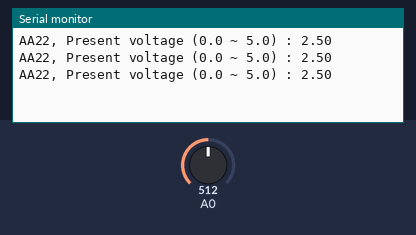
The sketch below on a simulated Arduino Uno, built with avr-gcc and run on an emulated ATmega328P. Parts: the last lines printed to the serial monitor. The test bench sets the inputs (shaded band); at power-on: A0 = 512.

Above: at 1.3 s.
1.4 s: A0 set to 716
At 1.9 s:
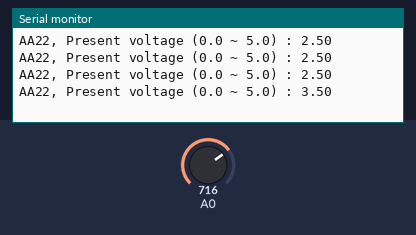
2.9 s: A0 set to 900
At 3.4 s:
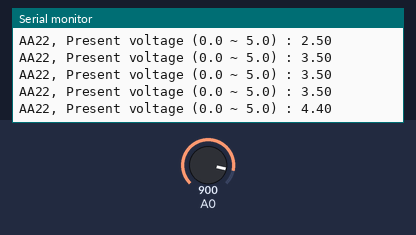
Timing chart, 0 to 5.9 s (numbered marks = the images above; inputs shaded):
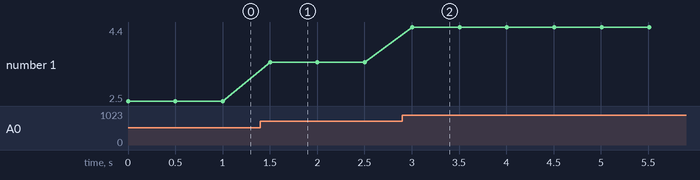

The sketch:

AA22_AnalogRead_fmap.ino
```cpp
/*
  AnalogReadSerial

  Reads an analog input on pin 0, prints the result to the Serial Monitor.
  Attach the center pin of a potentiometer to pin A0,
  and the outside pins to +5V and ground.
*/

// the setup routine runs once when you press reset:
void setup() {
  // initialize serial communication at 9600 bits per second:
  Serial.begin(9600);
}

// the loop routine runs over and over again forever:
void loop() {
  // read the input on analog pin 0:
  int sensorValue = analogRead(A0);
  //float voltage = map(sensorValue, 0, 1023, 0.0, 5.0);  // map 0~1023 to 0~5
//  float voltage = sensorValue*(5.0/1023.0);
  float voltage = f_map(sensorValue, 0, 1023, 0.0, 5.0);  // map 0~1023 to 0~5
  // print out the value you read:
  Serial.print("AA22, Present voltage (0.0 ~ 5.0) : ");
  Serial.println(voltage);
  delay(500);        // delay in between reads for stability
}

float f_map(long x, long in_min, long in_max, float out_min, float out_max)
{
  return (x - in_min) * (out_max - out_min) / (in_max - in_min) + out_min;
}
```

Measured:
- after the input at 1.4 s, the serial monitor: prints a new line after 0.10 s (image 1)
- after the input at 2.9 s, the serial monitor: prints a new line after 0.11 s (image 2)
- plotted number 1: 2.5 → 3.5 after the input at 1.4 s, 3.5 → 4.4 after the input at 2.9 s
